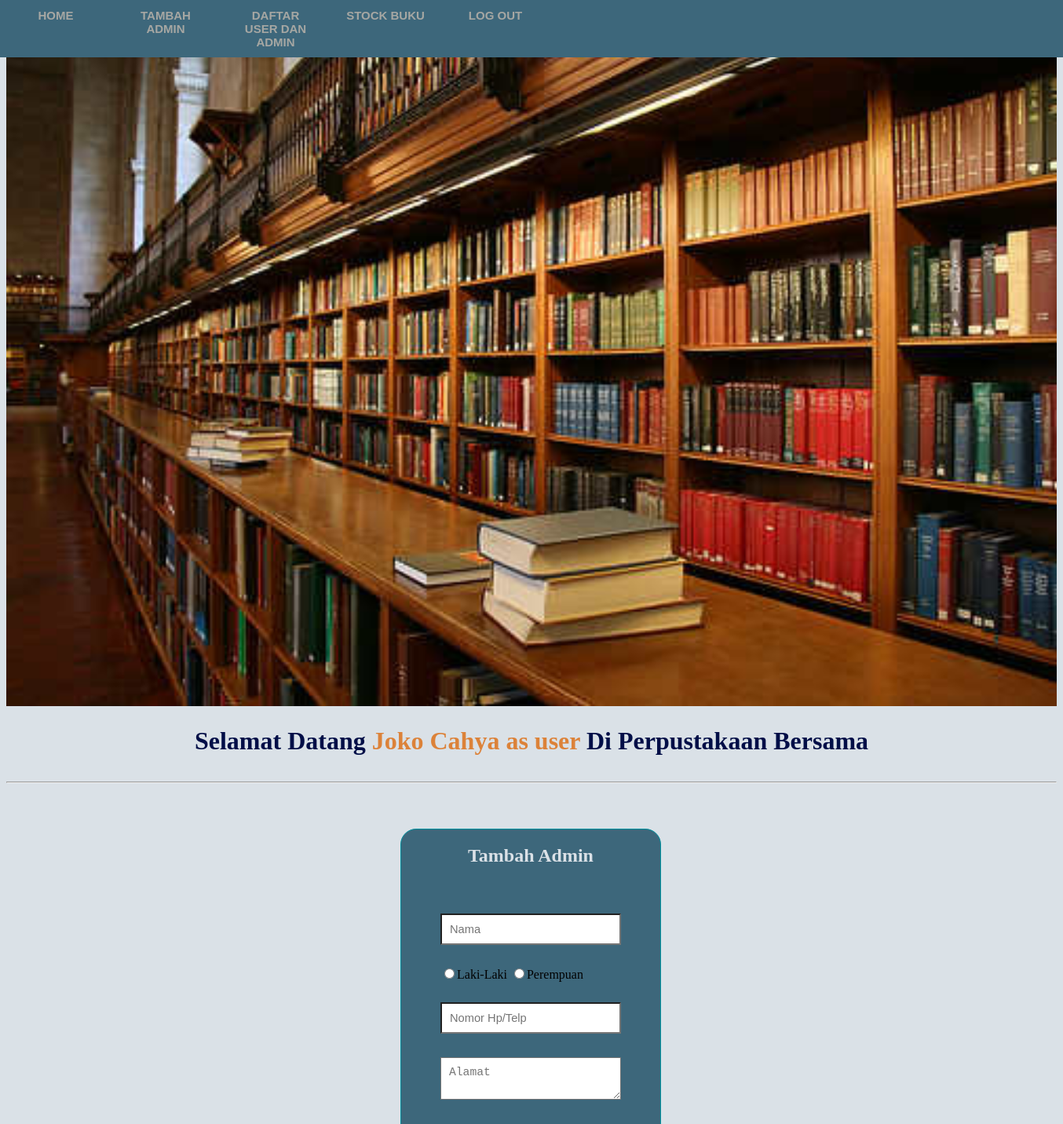
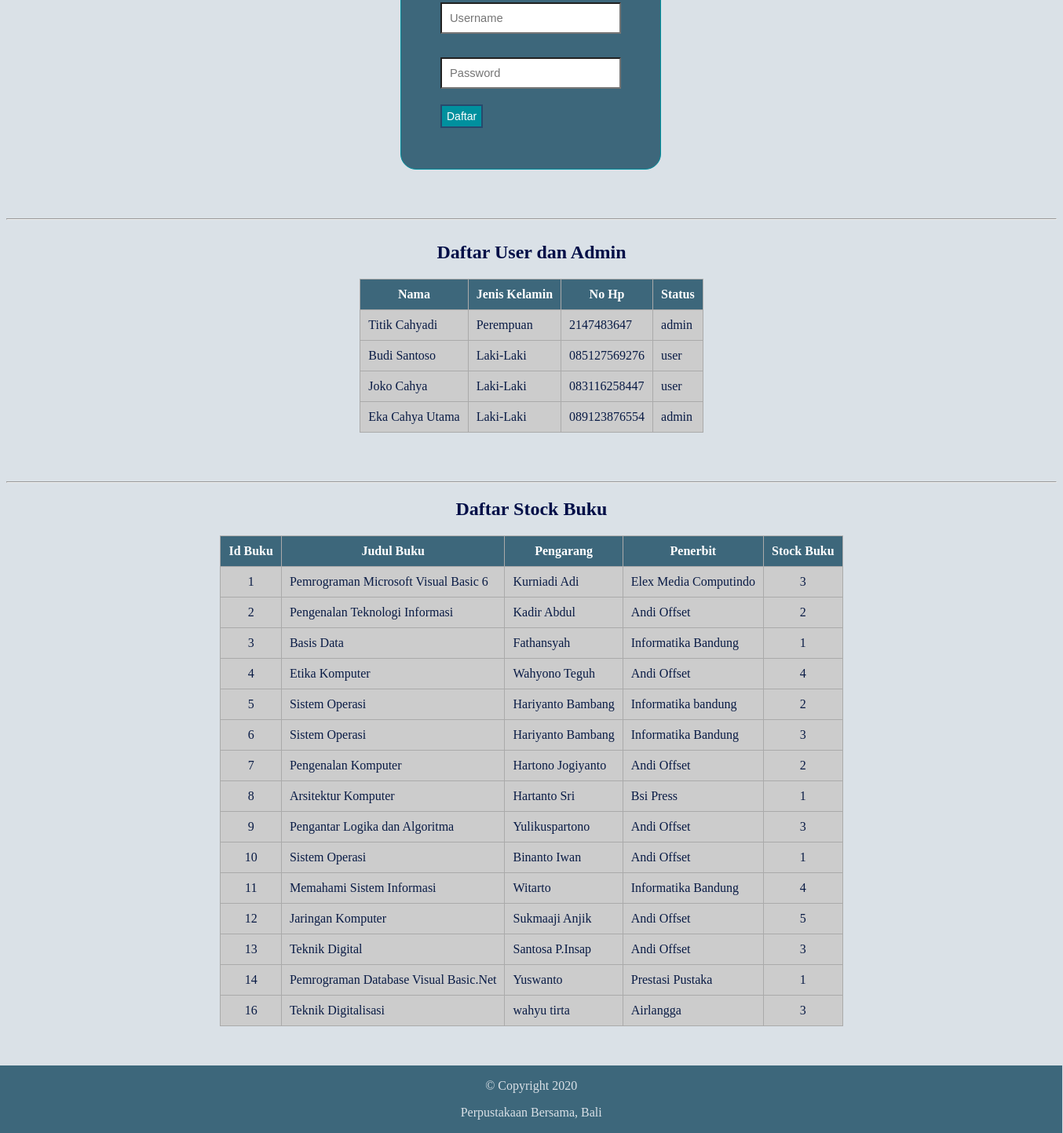
/index_superadmin.php (signed in), run on the app's committed database (2 pictures, top to bottom).
### tables this page shows
CREATE TABLE `user` (
  `id_user` int(11) NOT NULL,
  `nama` varchar(30) NOT NULL,
  `jenis_kelamin` enum('Laki-Laki','Perempuan') NOT NULL,
  `no_hp` varchar(15) NOT NULL,
  `alamat` varchar(100) NOT NULL,
  `username` varchar(20) NOT NULL,
  `password` varchar(12) NOT NULL,
  `status` varchar(11) NOT NULL
);

CREATE TABLE `buku` (
  `id_buku` int(11) NOT NULL,
  `judul_buku` varchar(50) NOT NULL,
  `pengarang_buku` varchar(30) NOT NULL,
  `edisi_buku` varchar(5) NOT NULL,
  `penerbit` varchar(30) NOT NULL,
  `tahun_terbit` int(5) NOT NULL,
  `no_rak` varchar(5) NOT NULL,
  `stock_buku` int(3) NOT NULL
);

### index_superadmin.php (the view, shortened to what this page needs)
<!DOCTYPE html>
<html>
<head>
	<link rel="stylesheet" type="text/css" href="CSS/index_superadmin.css">
</head>
<body>
	<nav class="navigasi">
		<div class="wrapper">
			<ul>
				<li><a href="#section1">Home</a></li>
				<li><a href="#section2">Tambah Admin</a></li>
				<li><a href="#section3">Daftar User dan Admin</a></li>
				<li><a href="#section5">Stock Buku</a></li>
				<li><a href="logout.php">Log Out</a></li>
			</ul>
		</div>
	</nav>
    <div id="section1">
        <img src="Gambar/gedung_perpustakaan.jpg">
        <h1>Selamat Datang <b style="color: #DC8239;"><?php echo $_SESSION['name'];?> as <?php echo $_SESSION['status'];?> </b> Di Perpustakaan Bersama</h1>
    </div>
    <hr>
    <div id="section2">
    	<h2 align="center">Tambah Admin</h2>
    	<form method="POST" action="tambah_admin.php">
    		<input type="text" name="nama" placeholder="Nama">
            <input type="radio" name="jk" value="Laki-Laki">Laki-Laki
            <input type="radio" name="jk" value="Perempuan">Perempuan
			<input type="text" name="no_hp" placeholder="Nomor Hp/Telp"></td>
            <textarea name="alamat" placeholder="Alamat"></textarea></td>
            <input type="text" name="user" placeholder="Username"></td>
            <input type="password" name="pass" placeholder="Password"></td>
			<input type="submit" name="daftar" value="Daftar"></td>
    	</form>
    </div>
    <hr>
    <div id="section3">
    	<h2 align="center">Daftar User dan Admin</h2>
    	<table align="center">
    		<thead>
    			<tr>
    				<th>Nama</th>
    				<th>Jenis Kelamin</th>
    				<th>No Hp</th>
    				<th>Status</th>
    			</tr>
    		</thead>
    		<tbody>
    			<tr>
    				<?php
    					include "koneksi.php";
    					$query = mysqli_query($conn, "SELECT nama, jenis_kelamin, no_hp, status FROM user WHERE status IN ('Admin','User')") or die(mysqli_error($conn));
    					if (mysqli_num_rows($query) > 0) {
    					 	while ($rows = mysqli_fetch_assoc($query)) {
    					 		$nama = $rows['nama'];
		                        $jk = $rows['jenis_kelamin'];
		                        $no_hp = $rows['no_hp'];
		                        $status = $rows['status'];?>
    					 	<tr>
    					 		<td><?php echo $nama; ?></td>
    					 		<td><?php echo $jk; ?></td>
    					 		<td><?php echo $no_hp; ?></td>
    					 		<td><?php echo $status; ?></td>
    					 	</tr>
    					<?php  } } else { ?>
    					<tr>
    						<td colspan="4" align="center">Tidak Ada Data Ditemukan</td>
    					</tr>
    					<?php } ?>
    			</tr>
    		</tbody>
    	</table>
    </div>
    <hr>
    <div id="section5">
    	<h2>Daftar Stock Buku</h2>
    	<table align="center">
    		<thead>
    			<tr>
    				<th>Id Buku</th>
    				<th>Judul Buku</th>
    				<th>Pengarang</th>
    				<th>Penerbit</th>
    				<th>Stock Buku</th>
    			</tr>
    		</thead>
    		<tbody>
    			<tr>
    				<?php
    					include "koneksi.php";
    					$query = mysqli_query($conn, "SELECT id_buku, judul_buku, pengarang_buku, penerbit, stock_buku FROM buku") or die(mysqli_error($conn));
    					if (mysqli_num_rows($query) > 0) {
    					 	while ($rows = mysqli_fetch_assoc($query)) {
    					 		$id = $rows['id_buku'];
		                        $judul = $rows['judul_buku'];
		                        $pengarang = $rows['pengarang_buku'];
		                        $penerbit = $rows['penerbit'];
		                        $stock = $rows['stock_buku']?>
    					 	<tr>
    					 		<td align="center"><?php echo $id; ?></td>
    					 		<td><?php echo $judul; ?></td>
    					 		<td><?php echo $pengarang; ?></td>
    					 		<td><?php echo $penerbit; ?></td>
    					 		<td align="center"><?php echo $stock; ?></td>
    					 	</tr>
    					<?php  } } else { ?>
    					<tr>
    						<td colspan="4" align="center">Tidak Ada Data Ditemukan</td>
    					</tr>
    					<?php } ?>
    			</tr>
    		</tbody>
    	</table>
    </div>
    <footer>
        <p>&copy Copyright 2020</p>
        <p>Perpustakaan Bersama, Bali</p>
    </footer>
</body>
</html>

### CSS/index_superadmin.css (style rules this page uses)
* { background-color: #dae1e7; scroll-behavior: smooth; }
.navigasi ul { border: 1px solid #3d677b; padding: 0; margin: 0; list-style: none; font-family: Arial, Helvetica, sans-serif; font-size: 15px; font-weight: bold; width: 100%; background-color: #3d677b; overflow: hidden; position: fixed; top: 0; left: 0; }
.navigasi li { float: left; }
.navigasi li a { display: block; color: #a6a7a3; text-align: center; padding: 10px 20px; text-decoration: none; text-transform: uppercase; font-weight: bold; width: 100px; background-color: #3d677b; }
#section1, #section2, #section3, #section4 { display: inline-block; width: 100%; overflow: hidden; }
#section1 img { width: 100%; }
#section1 h1 { text-align: center; color: #000e47; }
#section2 { border: 1px solid #00909e; height: auto; width: 330px; margin: 50px 502px; background-color: #3d677b; border-radius: 20px; }
#section2 h2 { text-align: center; color: #dae1e7; background-color: #3d677b; }
#section2 form { margin: 50px 50px; background-color: #3d677b; }
#section2 form input[type=text] { box-sizing : border-box; width: 100%; padding: 10px; font-size: 11pt; margin-top: 10px; margin-bottom: 20px; background-color: white; }
#section2 form input[type=password] { box-sizing : border-box; width: 100%; padding: 10px; font-size: 11pt; margin-top: 10px; margin-bottom: 20px; background-color: white; }
#section2 form input[type=submit] { width: auto; height: 30px; font-size: 14px; margin-bottom: 1%; background-color: #00909e; color:#ffffff; border: 2px solid #27496d; cursor: pointer; }
#section2 form textarea { box-sizing : border-box; width: 100%; padding: 10px; font-size: 11pt; margin-top: 10px; margin-bottom: 20px; background-color: white; }
#section2 form input[type=radio] { margin-top: 10px; margin-bottom: 20px; color: white; }
#section3 table { border-collapse: collapse; margin-bottom: 50px; }
#section3 h2 { text-align: center; color: #000e47; }
#section3 th { background-color: #3d677b; border: 1px solid #aaaaaa; text-align:left; color: #ffffff; padding: 10px; text-align: center; }
#section3 td { background-color: #cccccc; border: 1px solid #aaaaaa; padding: 10px; color: #091b45; }
#section5 table { border-collapse: collapse; margin-bottom: 50px; }
#section5 h2 { text-align: center; color: #000e47; }
#section5 th { background-color: #3d677b; border: 1px solid #aaaaaa; text-align:left; color: #ffffff; padding: 10px; text-align: center; }
#section5 td { background-color: #cccccc; border: 1px solid #aaaaaa; padding: 10px; color: #091b45; }
footer { border: 1px solid #3d677b; width: 101%; height: 100%; background-color: #3d677b; position: relative; bottom: 0; left: 0; right: 0; margin-left: -8px; margin-bottom: -8px; }
footer p { text-align: center; background-color: #3d677b; color: #dae1e7; }

### data on the page
user: nama "Titik Cahyadi", jenis_kelamin "Perempuan", no_hp "2147483647", status "admin"
user: nama "Budi Santoso", jenis_kelamin "Laki-Laki", no_hp "085127569276", status "user"
user: nama "Joko Cahya", jenis_kelamin "Laki-Laki", no_hp "083116258447", status "user"
user: nama "Eka Cahya Utama", jenis_kelamin "Laki-Laki", no_hp "089123876554", status "admin"
buku: id_buku "1", judul_buku "Pemrograman Microsoft Visual Basic 6", pengarang_buku "Kurniadi Adi", penerbit "Elex Media Computindo", stock_buku "3"
buku: id_buku "2", judul_buku "Pengenalan Teknologi Informasi", pengarang_buku "Kadir Abdul", penerbit "Andi Offset", stock_buku "2"
buku: id_buku "3", judul_buku "Basis Data", pengarang_buku "Fathansyah", penerbit "Informatika Bandung", stock_buku "1"
buku: id_buku "4", judul_buku "Etika Komputer", pengarang_buku "Wahyono Teguh", penerbit "Andi Offset", stock_buku "4"
buku: id_buku "5", judul_buku "Sistem Operasi", pengarang_buku "Hariyanto Bambang", penerbit "Informatika bandung", stock_buku "2"
buku: id_buku "6", judul_buku "Sistem Operasi", pengarang_buku "Hariyanto Bambang", penerbit "Informatika Bandung", stock_buku "3"
buku: id_buku "7", judul_buku "Pengenalan Komputer", pengarang_buku "Hartono Jogiyanto", penerbit "Andi Offset", stock_buku "2"
buku: id_buku "8", judul_buku "Arsitektur Komputer", pengarang_buku "Hartanto Sri", penerbit "Bsi Press", stock_buku "1"
buku: id_buku "9", judul_buku "Pengantar Logika dan Algoritma", pengarang_buku "Yulikuspartono", penerbit "Andi Offset", stock_buku "3"
buku: id_buku "10", judul_buku "Sistem Operasi", pengarang_buku "Binanto Iwan", penerbit "Andi Offset", stock_buku "1"
buku: id_buku "11", judul_buku "Memahami Sistem Informasi", pengarang_buku "Witarto", penerbit "Informatika Bandung", stock_buku "4"
buku: id_buku "12", judul_buku "Jaringan Komputer", pengarang_buku "Sukmaaji Anjik", penerbit "Andi Offset", stock_buku "5"
buku: id_buku "13", judul_buku "Teknik Digital", pengarang_buku "Santosa P.Insap", penerbit "Andi Offset", stock_buku "3"
buku: id_buku "14", judul_buku "Pemrograman Database Visual Basic.Net", pengarang_buku "Yuswanto", penerbit "Prestasi Pustaka", stock_buku "1"
buku: id_buku "16", judul_buku "Teknik Digitalisasi", pengarang_buku "wahyu tirta", penerbit "Airlangga", stock_buku "3"

### other printed values
$_SESSION['name'] "Joko Cahya"
$_SESSION['status'] "user"
